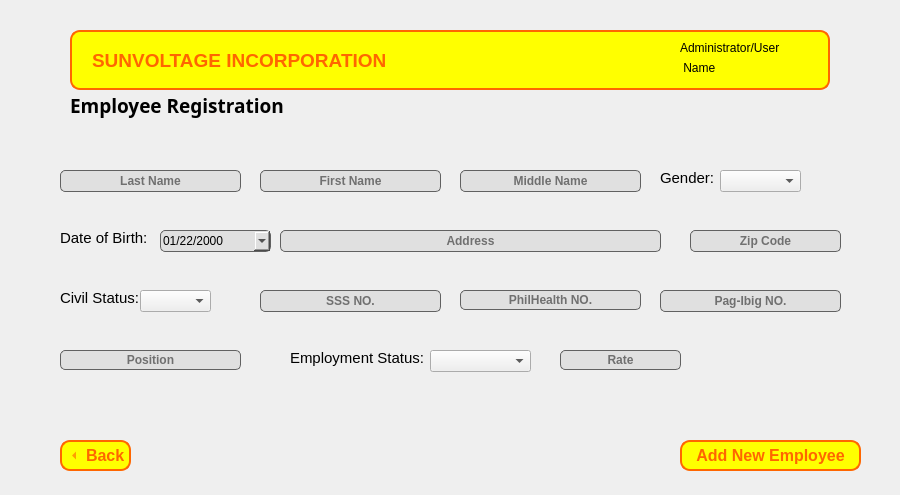
<?xml version="1.0" encoding="UTF-8"?>
<ui version="4.0">
 <class>registration_employee</class>
 <widget class="QWidget" name="registration_employee">
  <property name="geometry">
   <rect>
    <x>0</x>
    <y>0</y>
    <width>900</width>
    <height>495</height>
   </rect>
  </property>
  <property name="windowTitle">
   <string>Form</string>
  </property>
  <widget class="QToolButton" name="backButton">
   <property name="geometry">
    <rect>
     <x>60</x>
     <y>440</y>
     <width>71</width>
     <height>31</height>
    </rect>
   </property>
   <property name="font">
    <font>
     <pointsize>12</pointsize>
     <bold>true</bold>
    </font>
   </property>
   <property name="styleSheet">
    <string notr="true">QToolButton {
				color: rgb(255, 102, 0);
                background-color: rgb(255, 255, 0);
                border-color: rgb(255, 102, 0);
                border: 2px solid #ff6600;
                border-radius: 10px;
            }
            QToolButton:hover, QToolButton:pressed {
                background-color: rgb(255, 183, 0);
            }</string>
   </property>
   <property name="text">
    <string>Back</string>
   </property>
   <property name="iconSize">
    <size>
     <width>20</width>
     <height>20</height>
    </size>
   </property>
   <property name="checkable">
    <bool>true</bool>
   </property>
   <property name="checked">
    <bool>false</bool>
   </property>
   <property name="toolButtonStyle">
    <enum>Qt::ToolButtonTextBesideIcon</enum>
   </property>
   <property name="arrowType">
    <enum>Qt::LeftArrow</enum>
   </property>
  </widget>
  <widget class="QLabel" name="Label_user_name">
   <property name="geometry">
    <rect>
     <x>680</x>
     <y>60</y>
     <width>121</width>
     <height>16</height>
    </rect>
   </property>
   <property name="text">
    <string> Name</string>
   </property>
  </widget>
  <widget class="QLabel" name="Header">
   <property name="geometry">
    <rect>
     <x>70</x>
     <y>30</y>
     <width>760</width>
     <height>60</height>
    </rect>
   </property>
   <property name="font">
    <font>
     <pointsize>14</pointsize>
     <bold>true</bold>
    </font>
   </property>
   <property name="styleSheet">
    <string notr="true">color: rgb(255, 102, 0);
background-color: rgb(255, 255, 0);
border-color: rgb(255, 102, 0);
border: 2px solid #ff6600; 
border-radius: 10px;
</string>
   </property>
   <property name="text">
    <string>SUNVOLTAGE INCORPORATION</string>
   </property>
   <property name="textFormat">
    <enum>Qt::AutoText</enum>
   </property>
   <property name="scaledContents">
    <bool>false</bool>
   </property>
   <property name="margin">
    <number>0</number>
   </property>
   <property name="indent">
    <number>20</number>
   </property>
  </widget>
  <widget class="QLabel" name="label_User">
   <property name="geometry">
    <rect>
     <x>680</x>
     <y>40</y>
     <width>111</width>
     <height>16</height>
    </rect>
   </property>
   <property name="text">
    <string>Administrator/User</string>
   </property>
  </widget>
  <widget class="QToolButton" name="button_add_employee">
   <property name="geometry">
    <rect>
     <x>680</x>
     <y>440</y>
     <width>181</width>
     <height>31</height>
    </rect>
   </property>
   <property name="font">
    <font>
     <pointsize>12</pointsize>
     <bold>true</bold>
    </font>
   </property>
   <property name="styleSheet">
    <string notr="true">QToolButton {
				color: rgb(255, 102, 0);
                background-color: rgb(255, 255, 0);
                border-color: rgb(255, 102, 0);
                border: 2px solid #ff6600;
                border-radius: 10px;
            }
            QToolButton:hover, QToolButton:pressed {
                background-color: rgb(255, 183, 0);
            }</string>
   </property>
   <property name="text">
    <string>Add New Employee</string>
   </property>
   <property name="iconSize">
    <size>
     <width>20</width>
     <height>20</height>
    </size>
   </property>
   <property name="checkable">
    <bool>true</bool>
   </property>
   <property name="checked">
    <bool>false</bool>
   </property>
   <property name="toolButtonStyle">
    <enum>Qt::ToolButtonTextOnly</enum>
   </property>
   <property name="autoRaise">
    <bool>false</bool>
   </property>
   <property name="arrowType">
    <enum>Qt::NoArrow</enum>
   </property>
  </widget>
  <widget class="QLabel" name="label_2">
   <property name="geometry">
    <rect>
     <x>70</x>
     <y>90</y>
     <width>291</width>
     <height>31</height>
    </rect>
   </property>
   <property name="font">
    <font>
     <family>Segoe UI Black</family>
     <pointsize>14</pointsize>
     <bold>true</bold>
    </font>
   </property>
   <property name="text">
    <string>Employee Registration</string>
   </property>
  </widget>
  <widget class="QLineEdit" name="employee_lastname">
   <property name="geometry">
    <rect>
     <x>60</x>
     <y>170</y>
     <width>181</width>
     <height>22</height>
    </rect>
   </property>
   <property name="font">
    <font>
     <bold>true</bold>
    </font>
   </property>
   <property name="styleSheet">
    <string notr="true">QLineEdit {
	border: 1px solid #616161;
	background-color: #E0E0E0;
	border-radius: 5px;
}

QLineEdit::placeholder {
    color: #a9a9a9;
}

QLineEdit:focus {
    border: 2px solid #ff6600;
}</string>
   </property>
   <property name="text">
    <string/>
   </property>
   <property name="alignment">
    <set>Qt::AlignCenter</set>
   </property>
   <property name="placeholderText">
    <string>Last Name</string>
   </property>
  </widget>
  <widget class="QLineEdit" name="employee_firstname">
   <property name="geometry">
    <rect>
     <x>260</x>
     <y>170</y>
     <width>181</width>
     <height>22</height>
    </rect>
   </property>
   <property name="font">
    <font>
     <bold>true</bold>
    </font>
   </property>
   <property name="styleSheet">
    <string notr="true">QLineEdit {
	border: 1px solid #616161;
	background-color: #E0E0E0;
	border-radius: 5px;
}

QLineEdit::placeholder {
    color: #a9a9a9;
}
QLineEdit:focus {
    border: 2px solid #ff6600;
}</string>
   </property>
   <property name="alignment">
    <set>Qt::AlignCenter</set>
   </property>
   <property name="placeholderText">
    <string>First Name</string>
   </property>
  </widget>
  <widget class="QLineEdit" name="employee_middlename">
   <property name="geometry">
    <rect>
     <x>460</x>
     <y>170</y>
     <width>181</width>
     <height>22</height>
    </rect>
   </property>
   <property name="font">
    <font>
     <bold>true</bold>
    </font>
   </property>
   <property name="styleSheet">
    <string notr="true">QLineEdit {
	border: 1px solid #616161;
	background-color: #E0E0E0;
	border-radius: 5px;
}

QLineEdit::placeholder {
    color: #a9a9a9;
}
QLineEdit:focus {
    border: 2px solid #ff6600;
}</string>
   </property>
   <property name="alignment">
    <set>Qt::AlignCenter</set>
   </property>
   <property name="placeholderText">
    <string>Middle Name</string>
   </property>
  </widget>
  <widget class="QLineEdit" name="employee_philhealth">
   <property name="geometry">
    <rect>
     <x>460</x>
     <y>290</y>
     <width>181</width>
     <height>20</height>
    </rect>
   </property>
   <property name="font">
    <font>
     <bold>true</bold>
    </font>
   </property>
   <property name="styleSheet">
    <string notr="true">QLineEdit {
	border: 1px solid #616161;
	background-color: #E0E0E0;
	border-radius: 5px;
}

QLineEdit::placeholder {
    color: #a9a9a9;
}

QLineEdit:focus {
    border: 2px solid #ff6600;
}</string>
   </property>
   <property name="alignment">
    <set>Qt::AlignCenter</set>
   </property>
   <property name="placeholderText">
    <string>PhilHealth NO.</string>
   </property>
  </widget>
  <widget class="QLineEdit" name="employee_zipcode">
   <property name="geometry">
    <rect>
     <x>690</x>
     <y>230</y>
     <width>151</width>
     <height>22</height>
    </rect>
   </property>
   <property name="font">
    <font>
     <bold>true</bold>
    </font>
   </property>
   <property name="styleSheet">
    <string notr="true">QLineEdit {
	border: 1px solid #616161;
	background-color: #E0E0E0;
	border-radius: 5px;
}

QLineEdit::placeholder {
    color: #a9a9a9;
}

QLineEdit:focus {
    border: 2px solid #ff6600;
}</string>
   </property>
   <property name="alignment">
    <set>Qt::AlignCenter</set>
   </property>
   <property name="placeholderText">
    <string>Zip Code</string>
   </property>
  </widget>
  <widget class="QLineEdit" name="employee_address">
   <property name="geometry">
    <rect>
     <x>280</x>
     <y>230</y>
     <width>381</width>
     <height>22</height>
    </rect>
   </property>
   <property name="font">
    <font>
     <bold>true</bold>
    </font>
   </property>
   <property name="styleSheet">
    <string notr="true">QLineEdit {
	border: 1px solid #616161;
	background-color: #E0E0E0;
	border-radius: 5px;
}

QLineEdit::placeholder {
    color: #a9a9a9;
}


QLineEdit:focus {
    border: 2px solid #ff6600;
}</string>
   </property>
   <property name="alignment">
    <set>Qt::AlignCenter</set>
   </property>
   <property name="placeholderText">
    <string>Address</string>
   </property>
  </widget>
  <widget class="QLineEdit" name="employee_sss">
   <property name="geometry">
    <rect>
     <x>260</x>
     <y>290</y>
     <width>181</width>
     <height>22</height>
    </rect>
   </property>
   <property name="font">
    <font>
     <bold>true</bold>
    </font>
   </property>
   <property name="styleSheet">
    <string notr="true">QLineEdit {
	border: 1px solid #616161;
	background-color: #E0E0E0;
	border-radius: 5px;
}

QLineEdit::placeholder {
    color: #a9a9a9;
}

QLineEdit:focus {
    border: 2px solid #ff6600;
}</string>
   </property>
   <property name="alignment">
    <set>Qt::AlignCenter</set>
   </property>
   <property name="placeholderText">
    <string>SSS NO.</string>
   </property>
  </widget>
  <widget class="QLineEdit" name="employee_pagibig">
   <property name="geometry">
    <rect>
     <x>660</x>
     <y>290</y>
     <width>181</width>
     <height>22</height>
    </rect>
   </property>
   <property name="font">
    <font>
     <bold>true</bold>
    </font>
   </property>
   <property name="styleSheet">
    <string notr="true">QLineEdit {
	border: 1px solid #616161;
	background-color: #E0E0E0;
	border-radius: 5px;
}

QLineEdit::placeholder {
    color: #a9a9a9;
}

QLineEdit:focus {
    border: 2px solid #ff6600;
}</string>
   </property>
   <property name="alignment">
    <set>Qt::AlignCenter</set>
   </property>
   <property name="placeholderText">
    <string>Pag-Ibig NO.</string>
   </property>
  </widget>
  <widget class="QDateEdit" name="employee_DOB">
   <property name="geometry">
    <rect>
     <x>160</x>
     <y>230</y>
     <width>111</width>
     <height>22</height>
    </rect>
   </property>
   <property name="styleSheet">
    <string notr="true">QDateEdit {
	border: 1px solid #616161;
	background-color: #E0E0E0;
	border-radius: 5px;
}

QDateEdit::placeholder {
    color: #a9a9a9;
}

QDateEdit:focus {
    border: 2px solid #ff6600;
}</string>
   </property>
   <property name="buttonSymbols">
    <enum>QAbstractSpinBox::UpDownArrows</enum>
   </property>
   <property name="displayFormat">
    <string>MM/dd/yyyy</string>
   </property>
   <property name="calendarPopup">
    <bool>true</bool>
   </property>
   <property name="timeSpec">
    <enum>Qt::LocalTime</enum>
   </property>
   <property name="date">
    <date>
     <year>2000</year>
     <month>1</month>
     <day>22</day>
    </date>
   </property>
  </widget>
  <widget class="QLabel" name="label">
   <property name="geometry">
    <rect>
     <x>660</x>
     <y>170</y>
     <width>61</width>
     <height>16</height>
    </rect>
   </property>
   <property name="font">
    <font>
     <pointsize>11</pointsize>
    </font>
   </property>
   <property name="text">
    <string>Gender:</string>
   </property>
  </widget>
  <widget class="QComboBox" name="employee_civil_status">
   <property name="geometry">
    <rect>
     <x>140</x>
     <y>290</y>
     <width>71</width>
     <height>22</height>
    </rect>
   </property>
   <property name="font">
    <font>
     <bold>false</bold>
    </font>
   </property>
   <property name="styleSheet">
    <string notr="true">QComboBox:focus {
    border: 2px solid #ff6600;
}</string>
   </property>
   <property name="placeholderText">
    <string>Select...</string>
   </property>
   <item>
    <property name="text">
     <string>Single</string>
    </property>
   </item>
   <item>
    <property name="text">
     <string>Married</string>
    </property>
   </item>
   <item>
    <property name="text">
     <string>Divorced</string>
    </property>
   </item>
   <item>
    <property name="text">
     <string>Widowed</string>
    </property>
   </item>
  </widget>
  <widget class="QLabel" name="label_3">
   <property name="geometry">
    <rect>
     <x>60</x>
     <y>290</y>
     <width>81</width>
     <height>16</height>
    </rect>
   </property>
   <property name="font">
    <font>
     <pointsize>11</pointsize>
    </font>
   </property>
   <property name="text">
    <string>Civil Status:</string>
   </property>
  </widget>
  <widget class="QLabel" name="label_4">
   <property name="geometry">
    <rect>
     <x>290</x>
     <y>350</y>
     <width>141</width>
     <height>16</height>
    </rect>
   </property>
   <property name="font">
    <font>
     <pointsize>11</pointsize>
    </font>
   </property>
   <property name="text">
    <string>Employment Status:</string>
   </property>
  </widget>
  <widget class="QComboBox" name="employee_employment_status">
   <property name="geometry">
    <rect>
     <x>430</x>
     <y>350</y>
     <width>101</width>
     <height>22</height>
    </rect>
   </property>
   <property name="font">
    <font>
     <bold>false</bold>
    </font>
   </property>
   <property name="styleSheet">
    <string notr="true">
QComboBox:focus {
    border: 2px solid #ff6600;
}</string>
   </property>
   <property name="placeholderText">
    <string>Select...</string>
   </property>
   <item>
    <property name="text">
     <string>Regular</string>
    </property>
   </item>
   <item>
    <property name="text">
     <string>Casual</string>
    </property>
   </item>
   <item>
    <property name="text">
     <string>Part-Time</string>
    </property>
   </item>
   <item>
    <property name="text">
     <string>Probationary</string>
    </property>
   </item>
  </widget>
  <widget class="QLineEdit" name="employee_rate">
   <property name="geometry">
    <rect>
     <x>560</x>
     <y>350</y>
     <width>121</width>
     <height>20</height>
    </rect>
   </property>
   <property name="font">
    <font>
     <bold>true</bold>
    </font>
   </property>
   <property name="styleSheet">
    <string notr="true">QLineEdit {
	border: 1px solid #616161;
	background-color: #E0E0E0;
	border-radius: 5px;
}

QLineEdit::placeholder {
    color: #a9a9a9;
}

QLineEdit:focus {
    border: 2px solid #ff6600;
}</string>
   </property>
   <property name="alignment">
    <set>Qt::AlignCenter</set>
   </property>
   <property name="placeholderText">
    <string>Rate</string>
   </property>
  </widget>
  <widget class="QLabel" name="label_5">
   <property name="geometry">
    <rect>
     <x>60</x>
     <y>230</y>
     <width>91</width>
     <height>16</height>
    </rect>
   </property>
   <property name="font">
    <font>
     <pointsize>11</pointsize>
    </font>
   </property>
   <property name="text">
    <string>Date of Birth:</string>
   </property>
  </widget>
  <widget class="QLineEdit" name="employee_position">
   <property name="geometry">
    <rect>
     <x>60</x>
     <y>350</y>
     <width>181</width>
     <height>20</height>
    </rect>
   </property>
   <property name="font">
    <font>
     <bold>true</bold>
    </font>
   </property>
   <property name="styleSheet">
    <string notr="true">QLineEdit {
	border: 1px solid #616161;
	background-color: #E0E0E0;
	border-radius: 5px;
}

QLineEdit::placeholder {
    color: #a9a9a9;
}

QLineEdit:focus {
    border: 2px solid #ff6600;
}</string>
   </property>
   <property name="alignment">
    <set>Qt::AlignCenter</set>
   </property>
   <property name="placeholderText">
    <string>Position</string>
   </property>
  </widget>
  <widget class="QComboBox" name="employee_gender">
   <property name="geometry">
    <rect>
     <x>720</x>
     <y>170</y>
     <width>81</width>
     <height>22</height>
    </rect>
   </property>
   <property name="font">
    <font>
     <bold>false</bold>
    </font>
   </property>
   <property name="styleSheet">
    <string notr="true">QComboBox:focus {
    border: 2px solid #ff6600;
}</string>
   </property>
   <property name="placeholderText">
    <string>Select...</string>
   </property>
   <item>
    <property name="text">
     <string>Male</string>
    </property>
   </item>
   <item>
    <property name="text">
     <string>Female</string>
    </property>
   </item>
  </widget>
  <zorder>Header</zorder>
  <zorder>backButton</zorder>
  <zorder>Label_user_name</zorder>
  <zorder>label_User</zorder>
  <zorder>button_add_employee</zorder>
  <zorder>label_2</zorder>
  <zorder>employee_lastname</zorder>
  <zorder>employee_firstname</zorder>
  <zorder>employee_middlename</zorder>
  <zorder>employee_philhealth</zorder>
  <zorder>employee_zipcode</zorder>
  <zorder>employee_address</zorder>
  <zorder>employee_sss</zorder>
  <zorder>employee_pagibig</zorder>
  <zorder>employee_DOB</zorder>
  <zorder>label</zorder>
  <zorder>employee_civil_status</zorder>
  <zorder>label_3</zorder>
  <zorder>label_4</zorder>
  <zorder>employee_employment_status</zorder>
  <zorder>employee_rate</zorder>
  <zorder>label_5</zorder>
  <zorder>employee_position</zorder>
  <zorder>employee_gender</zorder>
 </widget>
 <tabstops>
  <tabstop>employee_lastname</tabstop>
  <tabstop>employee_firstname</tabstop>
  <tabstop>employee_middlename</tabstop>
  <tabstop>employee_gender</tabstop>
  <tabstop>employee_DOB</tabstop>
  <tabstop>employee_address</tabstop>
  <tabstop>employee_zipcode</tabstop>
  <tabstop>employee_civil_status</tabstop>
  <tabstop>employee_sss</tabstop>
  <tabstop>employee_philhealth</tabstop>
  <tabstop>employee_pagibig</tabstop>
  <tabstop>employee_position</tabstop>
  <tabstop>employee_employment_status</tabstop>
  <tabstop>employee_rate</tabstop>
  <tabstop>button_add_employee</tabstop>
  <tabstop>backButton</tabstop>
 </tabstops>
 <resources/>
 <connections/>
</ui>
